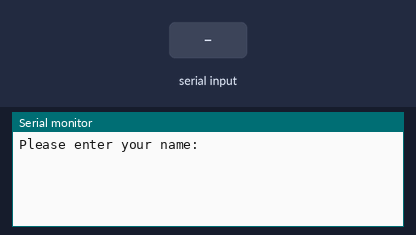
Simulated run of this sketch. Board: Arduino Uno, built with avr-gcc and run on an emulated ATmega328P. Parts: the last lines printed to the serial monitor. Inputs (shaded band) come from the test bench.

Above: at 1.2 s.
1.3 s: "90,45\n" received over Serial
At 3.5 s:
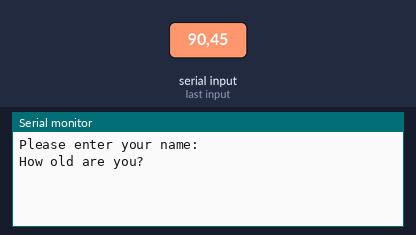
3.8 s: "30,150\n" received over Serial
At 4.6 s:
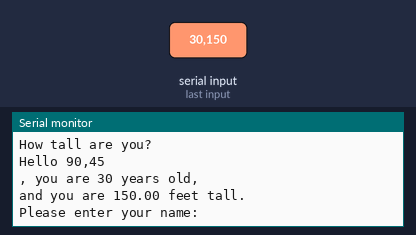
5.3 s: "0\n" received over Serial
At 5.9 s:
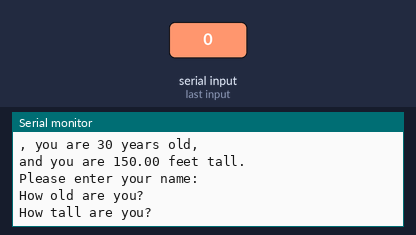

Measured:
- after the input at 1.3 s, the serial monitor: prints a new line after 1.0 s (image 1)
- after the input at 3.8 s, the serial monitor: prints a new line at once (image 2)

The sketch:

Serial.ino
```cpp
String myName;   //Declare a String variable to hold your name
int age;         //Declare an Int variable to hold your age
float height;    //Declare a float variable to hold your height

void setup() {
  Serial.begin(9600);      // turn on Serial Port
}

void loop() {

  Serial.println("Please enter your name: "); //Prompt User for input
  while (Serial.available()==0) {             //Wait for user input

  }
  myName=Serial.readString();                 //Read user input into myName

  Serial.println("How old are you? ");        //Prompt User for input
  while (Serial.available()==0)  {

  }
  age=Serial.parseInt();                      //Read user input into age

  Serial.println("How tall are you? ");      //Prompt User for input
  while (Serial.available()==0)  {

  }
  height=Serial.parseFloat();                //Read user input into height

  Serial.print("Hello ");                    //Print out nicely formatted output.
  Serial.print(myName);
  Serial.print(", you are ");
  Serial.print(age);
  Serial.println(" years old,");
  Serial.print("and you are ");
  Serial.print(height);
  Serial.println(" feet tall.");
  Serial.println("");
}
```
